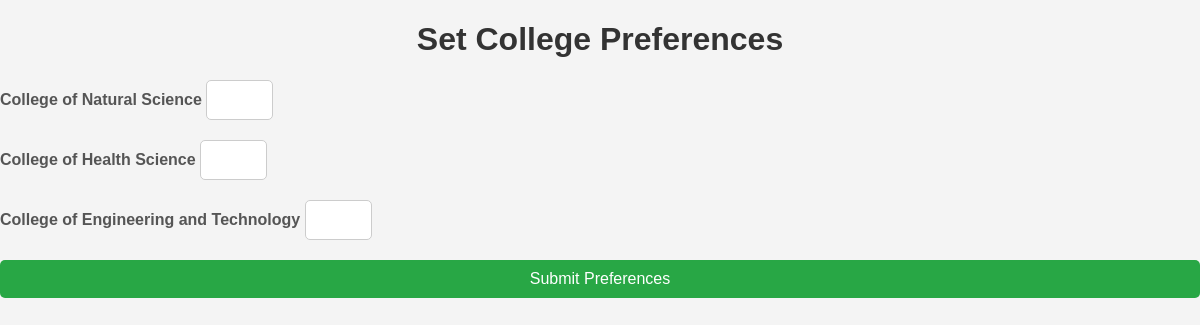
/set_college_preferences.php (signed in), run on the app's committed database.
### tables this page shows
CREATE TABLE `colleges` (
  `college_id` int(11) NOT NULL,
  `college_name` varchar(100) NOT NULL,
  `intake_capacity` int(11) NOT NULL,
  `min_college_entrance_result` float NOT NULL
);

### set_college_preferences.php (the view, shortened to what this page needs)
<?php
require_once('config.php');
$conn = new mysqli($servername, $username, $password, $dbname);
$colleges = $conn->query("SELECT * FROM colleges");
?>
<!DOCTYPE html>
<html lang="en">
<head>
    <link rel="stylesheet" href="styles.css">
</head>
<body>
    <h1>Set College Preferences</h1>
    <form action="college_preferences.php" method="POST">
        <?php while ($college = $colleges->fetch_assoc()): ?>
            <div>
                <label for="college_<?php echo $college['college_id']; ?>"><?php echo htmlspecialchars($college['college_name']); ?></label>
                <input type="number" id="college_<?php echo $college['college_id']; ?>" name="college_preference[<?php echo $college['college_id']; ?>]" min="1" max="<?php echo $colleges->num_rows; ?>" required>
            </div>
        <?php endwhile; ?>
        <button type="submit">Submit Preferences</button>
    </form>
</body>
</html>

### styles.css (style rules this page uses)
body { font-family: Arial, sans-serif; background-color: #f4f4f4; margin: 0; padding: 0; }
h1 { text-align: center; color: #333; }
form { display: flex; flex-direction: column; }
label { margin-bottom: 5px; font-weight: bold; color: #555; }
input[type="text"], input[type="email"], input[type="password"], input[type="number"], select { padding: 10px; margin-bottom: 20px; border: 1px solid #ccc; border-radius: 5px; font-size: 16px; }
button { padding: 10px; background-color: #28a745; color: #fff; border: none; border-radius: 5px; cursor: pointer; font-size: 16px; }

### data on the page
colleges: college_name "College of Natural Science"
colleges: college_name "College of Health Science"
colleges: college_name "College of Engineering and Technology"
